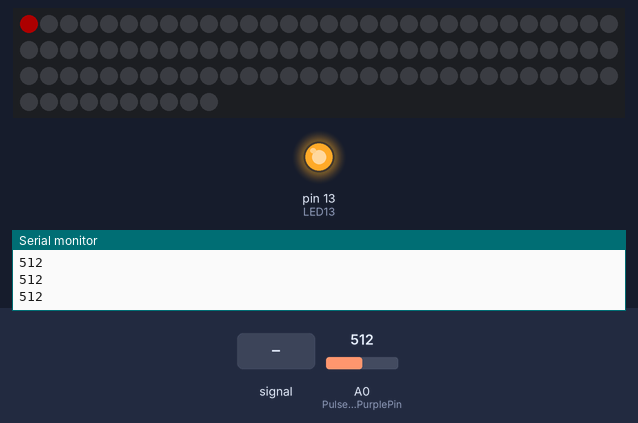
Bench run of a sketch on a simulated Arduino Uno, built with avr-gcc and run on an emulated ATmega328P. On the bench: 100 RGB LEDs in strip order, left to right, continuing on the next row, output pins drawn as LEDs (lit = HIGH), the last lines printed to the serial monitor. Dashed ring = blinking. The inputs (shaded band) are chosen by the test bench; at power-on: A0 (PulseSensorPurplePin) = 512. Dim RGB values are drawn brighter than linear.

Above: at 1.2 s.
1.3 s: A0 (PulseSensorPurplePin) set to 493
At 2.6 s:
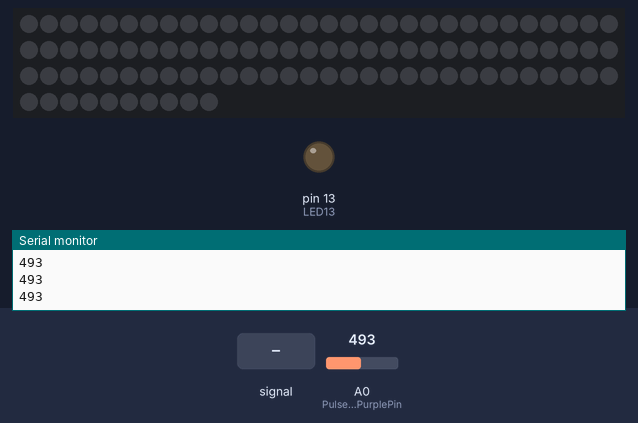
3.2 s: A0 (PulseSensorPurplePin) fed a 200 Hz sine of ±81 counts around its level
At 3.45 s:
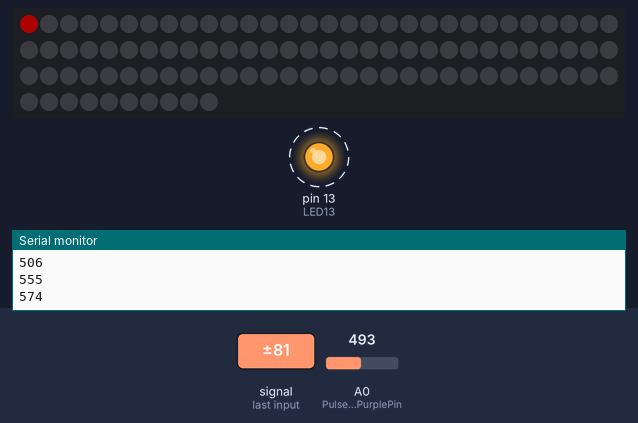
6.2 s: A0 (PulseSensorPurplePin) set to 306
At 7.5 s:
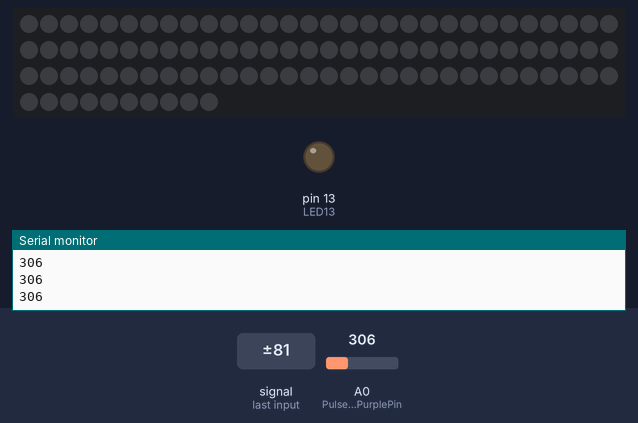
8.1 s: A0 (PulseSensorPurplePin) fed a 1000 Hz sine of ±255 counts around its level
At 8.86 s:
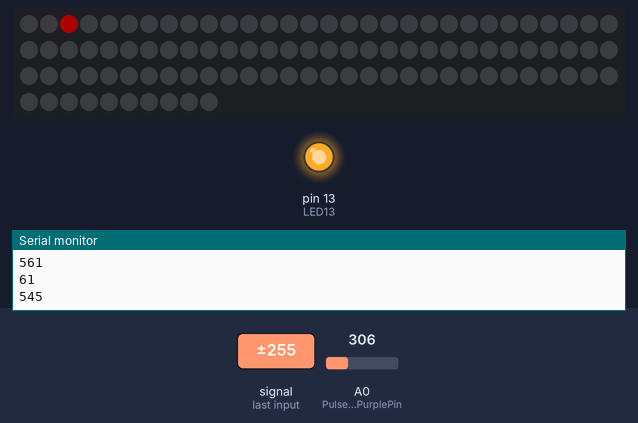
9.9 s: A0 (PulseSensorPurplePin) set to 122
At 11.1 s:
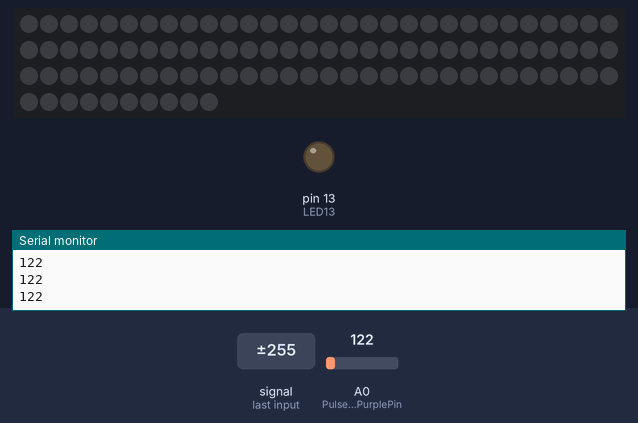
11.8 s: A0 (PulseSensorPurplePin) set to 521
At 12.5 s:
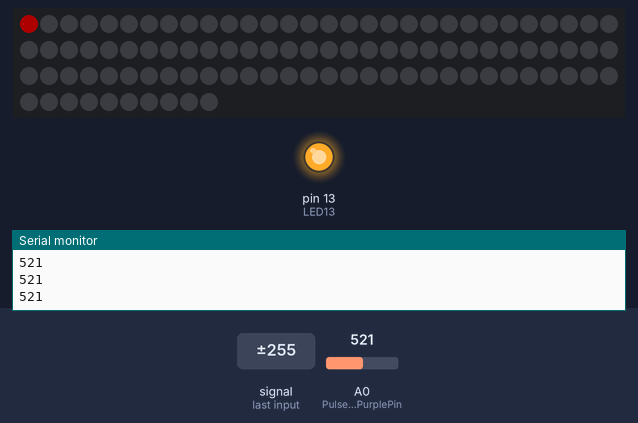
Timing chart, 0 to 14.3 s (numbered marks = the images above; inputs shaded):
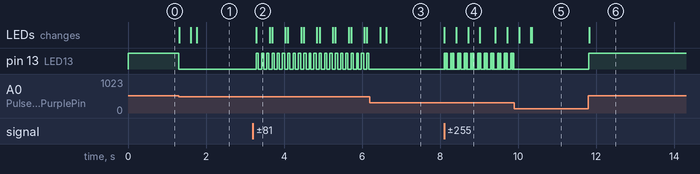

Measured:
- the behaviour switches between 512 and 511 on A0 (PulseSensorPurplePin) (found by bisection; images 0 and 1)
- after the input at 1.3 s, pin 13 (LED13): HIGH → LOW at once; the LEDs: first change at once (image 1 shows a later state)
- after the input at 3.2 s, pin 13 (LED13): alternates HIGH for 0.05 s and LOW for 0.08 s, starting after 0.09 s; the LEDs: change after 0.09 s (image 2)
- after the input at 6.2 s, pin 13 (LED13): stops changing and stays LOW
- after the input at 8.1 s, pin 13 (LED13): LOW → HIGH at once, then repeats every 0.17 s: 2 × (LOW 0.02 s, HIGH 0.02 s), LOW 0.09 s, HIGH 0.02 s; the LEDs: first change at once (image 4 shows a later state)
- after the input at 9.9 s, pin 13 (LED13): stops changing and stays LOW
- after the input at 11.8 s, pin 13 (LED13): LOW → HIGH at once; the LEDs: change at once (image 6)

The sketch:

Arduino_LED_Heart_Code.ino
```cpp
#include <Adafruit_NeoPixel.h>
#ifdef __AVR__
#include <avr/power.h>
#endif

#define PIN 6

Adafruit_NeoPixel strip = Adafruit_NeoPixel(100, PIN, NEO_GRB + NEO_KHZ800);


//  Variables
int PulseSensorPurplePin = 0;        // Pulse Sensor PURPLE WIRE connected to ANALOG PIN 0
int LED13 = 13;   //  The on-board Arduion LED


int Signal;                // holds the incoming raw data. Signal value can range from 0-1024
int Threshold = 511;            // Determine which Signal to "count as a beat", and which to ingore.

float currentLEDNum = 0;

// The SetUp Function:
void setup() {
  pinMode(LED13, OUTPUT);        // pin that will blink to your heartbeat!
  Serial.begin(9600);         // Set's up Serial Communication at certain speed.

  strip.begin();
  strip.setBrightness(50);
  strip.show(); // Initialize all pixels to 'off'
}

// The Main Loop Function
void loop() {

  Signal = analogRead(PulseSensorPurplePin);  // Read the PulseSensor's value.
  // Assign this value to the "Signal" variable.

  Serial.println(Signal);                    // Send the Signal value to Serial Plotter.


  if (Signal > Threshold) {                        // If the signal is above "550", then "turn-on" Arduino's on-Board LED.
    digitalWrite(LED13, HIGH);
    currentLEDNum = 0;
    //colorWipe(strip.Color(255, 0, 0), 5);
  } else {
    digitalWrite(LED13, LOW);               //  Else, the sigal must be below "550", so "turn-off" this LED.
  }

  heartBeatWipe();

  delay(10);


}

void colorWipe(uint32_t c, uint8_t wait) {
  for (uint16_t i = 0; i < strip.numPixels(); i++) {
    strip.setPixelColor(i, c);
    strip.show();
    if (i > 5) {

      strip.setPixelColor(i - 6, strip.Color(0, 0, 0));

    }
    delay(wait);
  }
}


void heartBeatWipe() {
  for (uint16_t i = 0; i < 30; /*strip.numPixels();*/ i++) {

    if (currentLEDNum == i) {
      strip.setPixelColor(i, strip.Color(255, 0, 0));
    } else {
      strip.setPixelColor(i, strip.Color(0, 0, 0));
    }
  }
  strip.show();

  currentLEDNum++;
}
```
